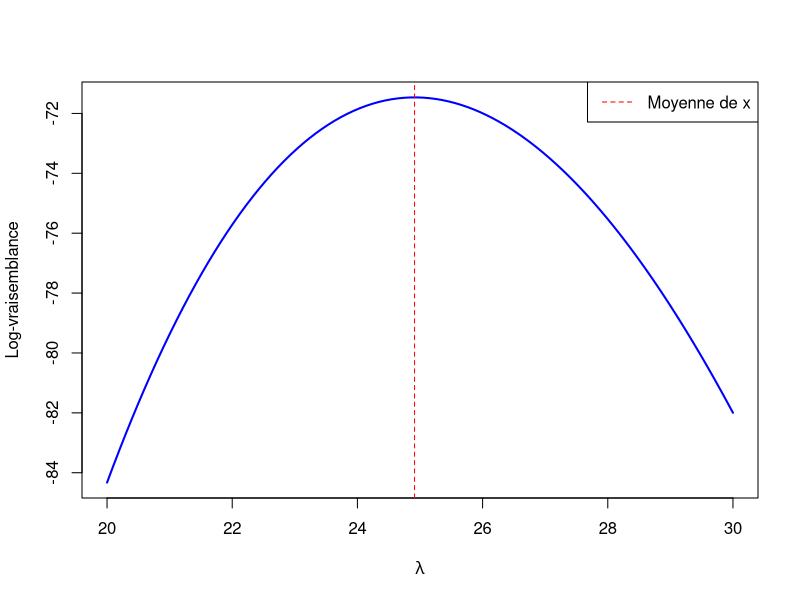
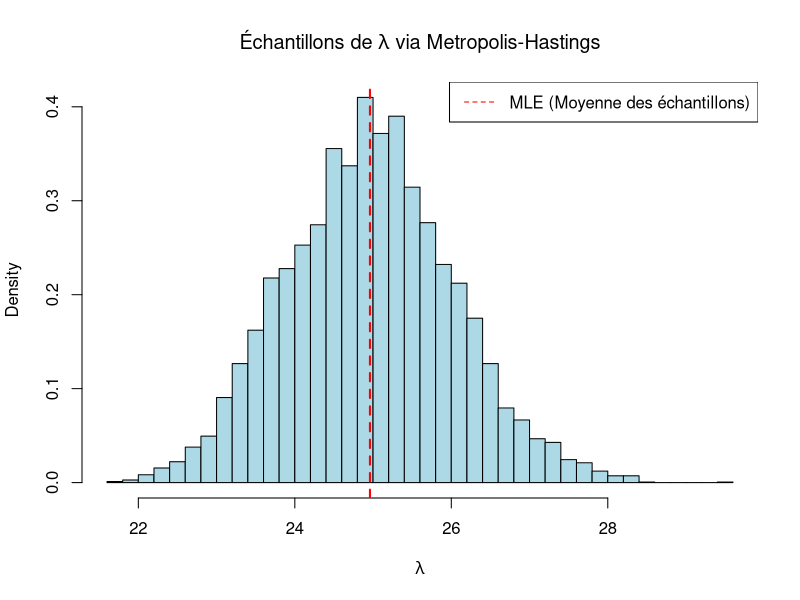

Generate these figures, in order, with R:
## ---- chunk 1
# Données des fibres d'amiante
x <- c(31, 29, 19, 18, 31, 28, 34, 27, 34, 30, 16, 18, 26, 27,
       27, 18, 24, 22, 28, 24, 21, 17, 24)

# Taille de l'échantillon
n <- length(x)

# Génération de valeurs de lambda pour calculer la log-vraisemblance
lambda <- seq(20, 30, length = 100)

# Calcul de la log-vraisemblance pour chaque valeur de lambda
log_vraisemblance <- log(lambda) * sum(x) - n * lambda - sum(log(factorial(x)))

# Tracé de la log-vraisemblance
plot(lambda, log_vraisemblance, type = "l", col = "blue",
     lwd = 2, ylab = "Log-vraisemblance", xlab = expression(lambda))

# Ajout d'une ligne pointillée pour la moyenne
abline(v = mean(x), lty = 2, col = "red")
legend("topright", legend = c("Moyenne de x"), col = "red", lty = 2)

cat("Selon la définition du maximum de vraisemblance :\n",
    "L'estimateur de maximum de vraisemblance est le paramètre qui maximise la probabilité des données observées.\n",
    "Dans le cas de la loi de Poisson, cet estimateur est la moyenne des observations.\n",
    sprintf("La vraisemblance maximale correspondante est : %.2f\n", mean(x)))

## ---- chunk 2
set.seed(123)

# Données des fibres d'amiante
x <- c(31, 29, 19, 18, 31, 28, 34, 27, 34, 30, 16, 18, 26, 27,
       27, 18, 24, 22, 28, 24, 21, 17, 24)
n <- length(x)

# Log-vraisemblance pour la loi de Poisson
log_likelihood <- function(lambda) {
  if (lambda <= 0) return(-Inf)  # Contraindre lambda > 0
  sum(x) * log(lambda) - n * lambda
}

# Metropolis-Hastings
metropolis_hastings <- function(log_likelihood, init, n_iter, proposal_sd) {
  samples <- numeric(n_iter)
  samples[1] <- init
  
  for (i in 2:n_iter) {
    # Proposer une nouvelle valeur
    proposal <- rnorm(1, mean = samples[i - 1], sd = proposal_sd)
    
    # Calcul du ratio d'acceptation
    log_acceptance_ratio <- log_likelihood(proposal) - log_likelihood(samples[i - 1])
    
    # Accepter ou rejeter
    if (log(runif(1)) < log_acceptance_ratio) {
      samples[i] <- proposal
    } else {
      samples[i] <- samples[i - 1]
    }
  }
  
  return(samples)
}

# Paramètres de l'algorithme
init <- mean(x)  # Initialisation proche de la moyenne des données
n_iter <- 10000  # Nombre d'itérations
proposal_sd <- 1  # Écart-type de la distribution de proposition

# Exécuter Metropolis-Hastings
samples <- metropolis_hastings(log_likelihood, init, n_iter, proposal_sd)

# Retirer les premières valeurs (burn-in)
burn_in <- 1000
samples_post_burnin <- samples[-(1:burn_in)]

# Estimation du MLE par la moyenne des échantillons
lambda_mle <- mean(samples_post_burnin)

# Tracer l'histogramme des échantillons
hist(samples_post_burnin, breaks = 30, probability = TRUE, col = "lightblue",
     main = expression(paste("Échantillons de ", lambda, " via Metropolis-Hastings")),
     xlab = expression(lambda))
abline(v = lambda_mle, col = "red", lwd = 2, lty = 2)
legend("topright", legend = c("MLE (Moyenne des échantillons)"), col = "red", lty = 2)

# Afficher les résultats
cat("Estimation de lambda via Metropolis-Hastings :\n",
    sprintf("Lambda estimé (MLE) : %.2f\n", lambda_mle))

